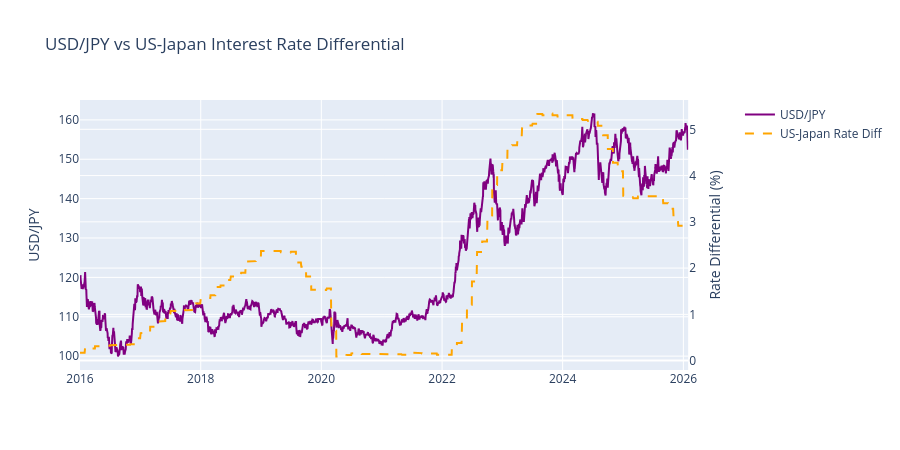

Notebook source saved alongside this figure:
### Code cell
# USD/JPY vs Interest Rate Differential (Fed - Japan)
usdjpy_econ = forex_df[forex_df['Pair'] == 'USDJPY'].set_index('Date')[['Close']].copy()
usdjpy_econ = usdjpy_econ.join(econ_df[['FEDFUNDS', 'IR3TIB01JPM156N']], how='inner')
usdjpy_econ['Rate_Differential'] = usdjpy_econ['FEDFUNDS'] - usdjpy_econ['IR3TIB01JPM156N']

fig = make_subplots(specs=[[{"secondary_y": True}]])

fig.add_trace(
    go.Scatter(x=usdjpy_econ.index, y=usdjpy_econ['Close'], name='USD/JPY', line=dict(color='purple')),
    secondary_y=False
)

fig.add_trace(
    go.Scatter(x=usdjpy_econ.index, y=usdjpy_econ['Rate_Differential'], 
               name='US-Japan Rate Diff', line=dict(dash='dash', color='orange')),
    secondary_y=True
)

fig.update_layout(title='USD/JPY vs US-Japan Interest Rate Differential', height=450)
fig.update_yaxes(title_text='USD/JPY', secondary_y=False)
fig.update_yaxes(title_text='Rate Differential (%)', secondary_y=True)
fig.show()

corr = usdjpy_econ['Close'].corr(usdjpy_econ['Rate_Differential'])
print(f"Correlation (USD/JPY vs Rate Differential): {corr:.3f}")

### Figure 1 — Plotly figure (JSON) as saved in the notebook; plotly's stock layout.template omitted (floating-point values rounded to 4 significant figures; data arrays with more than 128 entries replaced by an {"elided": "..."} marker saying what was removed)
{"data": [{"line": {"color": "purple"}, "name": "USD/JPY", "type": "scatter", "x": {"elided": "2623 str values"}, "xaxis": "x", "y": {"elided": "2623 float values"}, "yaxis": "y"}, {"line": {"color": "orange", "dash": "dash"}, "name": "US-Japan Rate Diff", "type": "scatter", "x": {"elided": "2623 str values"}, "xaxis": "x", "y": {"elided": "2623 float values"}, "yaxis": "y2"}], "layout": {"height": 450, "title": {"text": "USD/JPY vs US-Japan Interest Rate Differential"}, "xaxis": {"anchor": "y", "domain": [0, 0.94]}, "yaxis": {"anchor": "x", "domain": [0, 1], "title": {"text": "USD/JPY"}}, "yaxis2": {"anchor": "x", "overlaying": "y", "side": "right", "title": {"text": "Rate Differential (%)"}}}}
